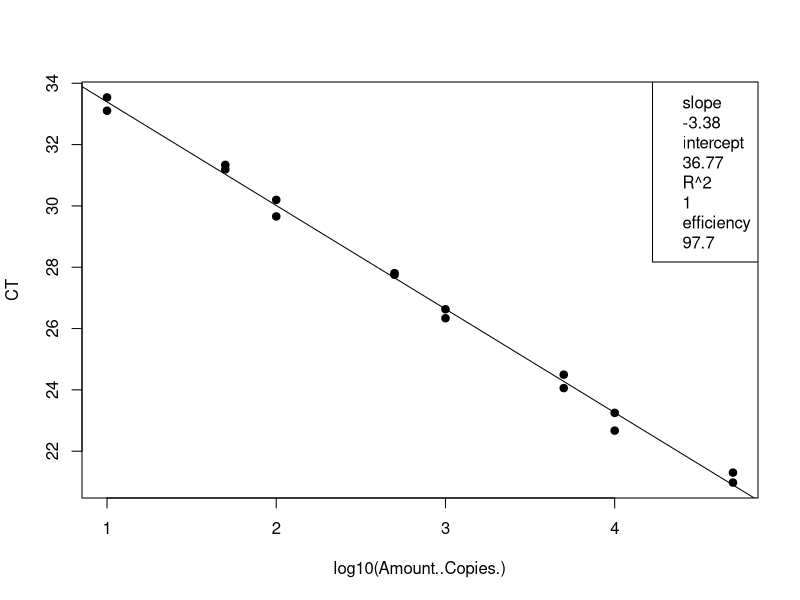
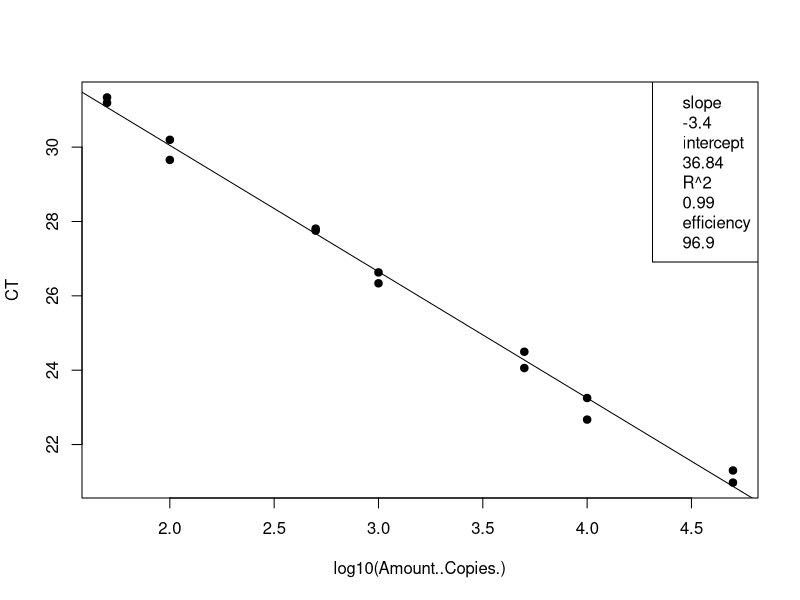
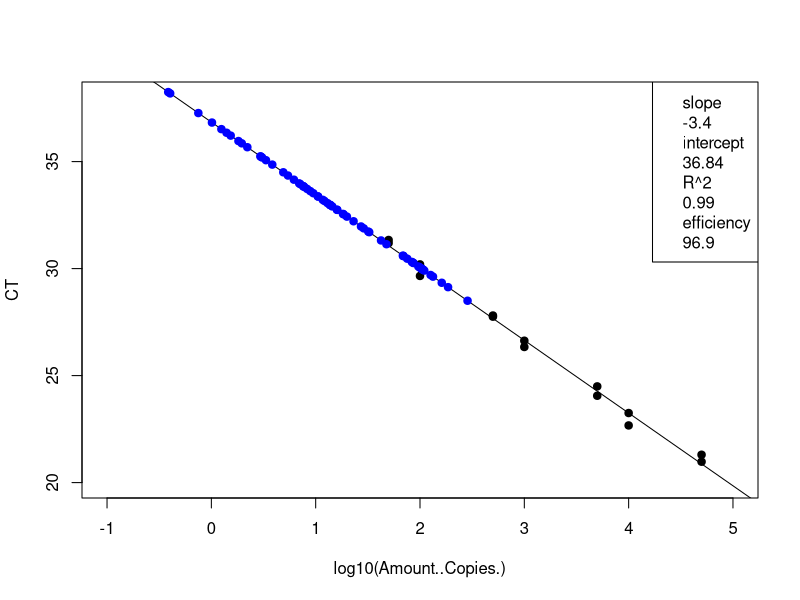
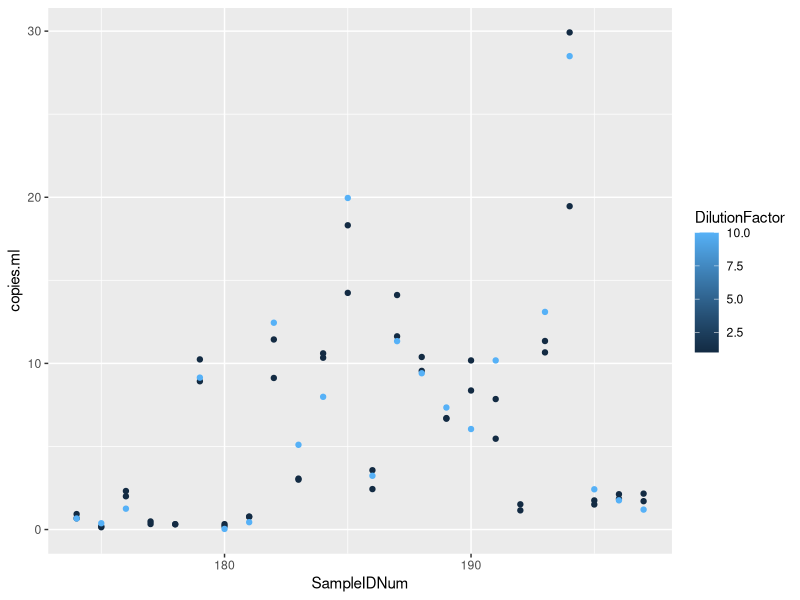

Here is the R script that generated these plots, in order:
## ---- chunk 1
knitr::opts_chunk$set(echo = TRUE)

## ---- chunk 2
# load the data (note data file must be in this repository)
data <- read.csv("Plate9_E.coli_qPCRConversion.csv")
View(data)

# clean up the data file (there is some stuff at the bottom and extra blank rows)
#data <- data[-68:-70,] # This removes rows 92-95
View(data)

# assign to the correct data class #warning message about NAs is OK
class(data$CT) # check the data class type
data$CT <- as.numeric(as.character(data$CT)) # change to numeric
data$Amount..Copies. <- as.numeric(as.character(data$Amount..Copies.)) # change to numeric
## ---- chunk 3
# linear regression of standard curve
standards = data[1:16,]
standardCurve <- lm(CT ~ log10(Amount..Copies.), data = standards)
  
standardCurvePlot <- plot(CT ~ log10(Amount..Copies.), data = standards, pch=19) 
abline(coef(standardCurve)) 
legend("topright", legend=c(paste= "slope", round(standardCurve$coefficients[2], 2), 
                            paste= "intercept", round(standardCurve$coefficients[1], 2), 
                            paste= "R^2", round(summary(standardCurve)$r.squared, 2),
                            paste = "efficiency", round((10^(-1/standardCurve$coefficients[2])-1)*100, 1)))
## ---- chunk 4
# remove standards that sucked and redo analysis NOT NEEDED 21 Jan 2020
standards <- standards[-15:-16,] # uncomment this line and change which rows to remove
standardCurve <- lm(CT ~ log10(Amount..Copies.), data = standards)

standardCurvePlot <- plot(CT ~ log10(Amount..Copies.), data = standards, pch=19)
abline(coef(standardCurve))
col = "blue"
legend("topright", legend=c(paste= "slope", round(standardCurve$coefficients[2], 2),
                            paste= "intercept", round(standardCurve$coefficients[1], 2),
                            paste= "R^2", round(summary(standardCurve)$r.squared, 2),
                            paste = "efficiency", round((10^(-1/standardCurve$coefficients[2])-1)*100, 1)))
## ---- chunk 5
# data set of unknowns including info on standard curve
#unknowns = subset(data, Name == "UNKNOWN")
unknowns = data[17:88,]
#unknowns <- unknowns[-1:-3,] # uncomment this line and change which rows to remove if these samples were outside of the standard curve

# add new columns to the data table
unknowns$plate_num = 1 #change to the actual plate number
unknowns$standard_slope = standardCurve$coefficients[2]
unknowns$standard_intercept = standardCurve$coefficients[1]
unknowns$R2 = summary(standardCurve)$r.squared
unknowns$efficiency =  (10^(-1/standardCurve$coefficients[2])-1)*100
  
# add a new column that interpolates copies/well from Ct for the unknowns
unknowns$log.copies.well = ((unknowns$CT - standardCurve$coefficients[1])/standardCurve$coefficients[2])
unknowns$copies.well = 10^unknowns$log.copies.well

# copies/ul extract accounting for dilution factor
vol.well = 3 #qPCR template volume in ul
unknowns$vol.well = vol.well
unknowns$copies.ul = ((unknowns$copies.well/vol.well)*unknowns$DilutionFactor)

# copies/extraction
vol.elution = 110 #DNA extraction elution volume in ul
unknowns$vol.elution = vol.elution
unknowns$copies.extraction = (unknowns$copies.ul*vol.elution)

# copies/ml #Volume is volume of sample filtered in mL
unknowns$copies.ml = (unknowns$copies.extraction/unknowns$Volume)


## ---- chunk 6
standards <- standards[-15:-16,] # uncomment this line and change which rows to remove
standardCurve <- lm(CT ~ log10(Amount..Copies.), data = standards)

standardCurvePlot <- plot(CT ~ log10(Amount..Copies.), data = standards, pch=19, ylim=c(20,38), xlim=c(-1,5))
abline(coef(standardCurve))
col = "blue"
legend("topright", legend=c(paste= "slope", round(standardCurve$coefficients[2], 2),
                            paste= "intercept", round(standardCurve$coefficients[1], 2),
                            paste= "R^2", round(summary(standardCurve)$r.squared, 2),
                            paste = "efficiency", round((10^(-1/standardCurve$coefficients[2])-1)*100, 1)))

unknowns = unknowns[1:72,]
standardCurve <- lm(CT ~ log10(copies.well), data = unknowns)

standardCurvePlot <- points(CT ~ log10(copies.well), data = unknowns, pch=19, col = "blue")


#abline(coef(standardCurve))
#legend("topright", legend=c(paste= "slope", round(standardCurve$coefficients[2], 2),
                            #paste= "intercept", round(standardCurve$coefficients[1], 2),
                            #paste= "R^2", round(summary(standardCurve)$r.squared, 2),
                            #paste = "efficiency", round((10^(-1/standardCurve$coefficients[2])-1)*100, 1)))
## ---- chunk 7
# make a plot that compares the diluted to undiluted replicates for each sample including dilution factor
library("ggplot2")
unknowns$SampleIDNum <- as.numeric(as.character(unknowns$SampleIDNum)) # change to numeric
replicates = unknowns[1:72,]
#replicates <- replicates[-18,] # This removes rows (B11)
#replicates <- replicates[-32,] # This removes rows (D8)
#replicates <- replicates[-55,] # This removes rows (G5)
qplot(SampleIDNum,copies.ml, data=replicates, col=DilutionFactor)
## ---- chunk 8
# write csv file
write.csv(unknowns, file = "Plate9_E.coli_ConvertedData.csv", row.names=FALSE, na="")

# average the replicates (if not strongly inhibited) and make a new file
library(dplyr)
data.average = unknowns %>% group_by(SampleIDNum) %>% summarise(copies.ml = mean(copies.ml, na.rm = T))
write.csv(data.average, file = "Plate9_E.coli_Averaged.csv", row.names=FALSE, na="")
